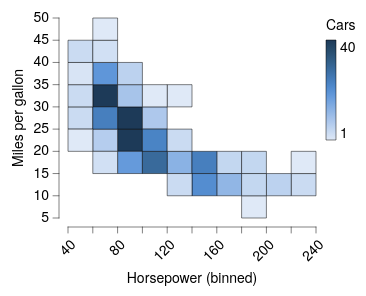

Vega-Lite specification for this chart:
### Vega-Lite specification from a JSON file in a GitHub repository (floating-point values rounded to 4 significant figures; data arrays with more than 128 entries replaced by an {"elided": "..."} marker saying what was removed)
{"background": null, "config": {"arc": {"fill": "#DBDBDB", "fillOpacity": 1.0, "innerRadius": 25.0, "padAngle": 0.03, "stroke": "black", "strokeOpacity": 1, "strokeWidth": 0.25}, "area": {"fill": "#DBDBDB", "fillOpacity": 1.0, "stroke": "black", "strokeOpacity": 1, "strokeWidth": 0.25}, "axis": {"domain": true, "domainCap": "round", "domainColor": "black", "domainWidth": 0.25, "grid": false, "gridCap": "round", "gridColor": "#F1F1F1", "gridDash": [0, 0], "gridOpacity": 1.0, "gridWidth": 0.25, "labelColor": "black", "labelFont": "Helvetica Neue", "labelFontSize": 7, "labelFontStyle": "normal", "labelFontWeight": 400, "offset": 4.5, "ticks": true, "tickCap": "round", "tickColor": "black", "tickRound": false, "tickSize": 3, "tickWidth": 0.25, "titleColor": "black", "titleFont": "Helvetica Neue", "titleFontSize": 7, "titleFontStyle": "normal", "titleFontWeight": 400}, "axisX": {"domain": true, "labelAlign": "right", "labelAngle": 315, "labels": true, "ticks": true, "translate": 0}, "axisY": {"domain": true, "labelAlign": "right", "labelAngle": 0, "labels": true, "ticks": true, "translate": 0}, "axisRight": {"domain": true, "labelAlign": "left", "labelAngle": 0, "labels": true, "ticks": true, "translate": 0}, "axisTop": {"domain": true, "labelAlign": "left", "labelAngle": 45, "labels": true, "ticks": true, "translate": 0}, "axisBand": {"tickOffset": 0}, "bar": {"fill": "#DBDBDB", "fillOpacity": 1.0, "stroke": "black", "strokeOpacity": 1, "strokeWidth": 0.25}, "boxplot": {"size": 9.0, "ticks": {"cornerRadius": 0.25, "fill": "black", "size": 4.5, "thickness": 0.25}, "box": {"fillOpacity": 1.0, "stroke": "black", "strokeOpacity": 1, "strokeWidth": 0.25}, "median": {"fill": "black", "fillOpacity": 1.0, "size": 9.0, "thickness": 0.25}, "rule": {"fill": "black", "fillOpacity": 1.0, "size": 10.0, "stroke": "black", "strokeDash": [0, 0], "strokeOpacity": 1, "strokeWidth": 0.25}, "outliers": {"color": "black", "fill": "black", "fillOpacity": 1.0, "size": 0, "stroke": "black", "strokeOpacity": 1, "strokeWidth": 0.25}}, "circle": {"fill": "black", "fillOpacity": 1.0, "size": 0.5, "stroke": null, "strokeOpacity": 1, "strokeWidth": 0.25}, "errorband": {"band": {"fillOpacity": 0.6, "stroke": null, "strokeWidth": 0.25, "strokeOpacity": 1}, "borders": {"opacity": 0, "strokeOpacity": 0.25, "strokeWidth": 1}}, "errorbar": {"opacity": 1, "rule": {"strokeDash": [0, 0], "strokeWidth": 0.25}, "ticks": {"color": "black", "cornerRadius": 0.125, "opacity": 1, "size": 6.0, "thickness": 0.25}, "thickness": 0.25}, "font": "Helvetica Neue", "geoshape": {"fill": "#DBDBDB", "fillOpacity": 1.0, "stroke": "black", "strokeOpacity": 1, "strokeWidth": 0.25}, "header": {"labelColor": "black", "labelFont": "Helvetica Neue", "labelFontSize": 7, "labelFontStyle": "normal", "labelFontWeight": 400, "titleColor": "black", "titleFont": "Helvetica Neue", "titleFontSize": 7, "titleFontStyle": "normal", "titleFontWeight": 400, "titlePadding": 0}, "legend": {"disable": false, "offset": 4.5, "titlePadding": 4, "labelOffset": 2, "gradientLabelOffset": 2, "gradientLength": 50.0, "gradientThickness": 5.0, "gradientOpacity": 1.0, "gradientStrokeColor": "black", "gradientStrokeWidth": 0.25, "labelColor": "black", "labelFont": "Helvetica Neue", "labelFontSize": 7, "labelFontStyle": "normal", "labelFontWeight": 400, "strokeColor": "black", "strokeWidth": 0, "symbolSize": 42, "symbolStrokeColor": "black", "symbolStrokeWidth": 0.25, "titleColor": "black", "titleFont": "Helvetica Neue", "titleFontSize": 7, "titleFontStyle": "normal", "titleFontWeight": 400}, "line": {"color": "black", "stroke": "black", "strokeCap": "round", "strokeDash": [0, 0], "strokeOpacity": 1, "strokeWidth": 0.375}, "point": {"filled": true, "fill": "#DBDBDB", "fillOpacity": 1.0, "size": 5.0, "stroke": "black", "strokeOpacity": 1, "strokeWidth": 0.25}, "range": {"category": ["#C6D9F1", "#F1C9CB", "#FEF0B9", "#CEE37A", "#7AA8E0", "#E589A3", "#FDDD5D", "#68B961", "#4177B1", "#C35082", "#E5C227", "#438156"], "diverging": {"scheme": ["#C35082", "#CE6D94", "#D989A7", "#E2A4BA", "#EABFCE", "#F1DBE2", "#F6F6F6", "#D7E0EB", "#B9CBE0", "#9BB6D5", "#7DA1C9", "#5F8CBD", "#4177B1"]}, "heatmap": {"scheme": ["#DFE9F7", "#C6D9F1", "#ADC8EC", "#94B8E6", "#7AA8E0", "#6097DA", "#4D87CA", "#4177B1", "#386898", "#2F597F", "#264A69", "#1D3A58"]}, "ordinal": {"scheme": ["#F1F1F1", "#DBDBDB", "#C6C6C6", "#B2B2B2", "#9D9D9D", "#898989", "#767676", "#636363", "#515151", "#404040", "#2F2F2F", "#1F1F1F"]}, "ramp": {"scheme": ["#DFE9F7", "#C6D9F1", "#ADC8EC", "#94B8E6", "#7AA8E0", "#6097DA", "#4D87CA", "#4177B1", "#386898", "#2F597F", "#264A69", "#1D3A58"]}}, "rule": {"color": "black", "stroke": "black", "strokeCap": "round", "strokeDash": [2, 2], "strokeOpacity": 1, "strokeWidth": 0.25}, "scale": {"bandPaddingInner": 0.1, "bandPaddingOuter": 0.1, "round": false}, "rect": {"fill": "#DBDBDB", "fillOpacity": 1.0, "stroke": "black", "strokeOpacity": 1, "strokeWidth": 0.25}, "square": {"fill": "#DBDBDB", "fillOpacity": 1.0, "size": 10.0, "stroke": "black", "strokeOpacity": 1, "strokeWidth": 0.25}, "text": {"color": "black", "font": "Helvetica Neue", "fontSize": 7, "fontStyle": "normal", "fontWeight": 400}, "title": {"anchor": "middle", "frame": "group", "color": "black", "font": "Helvetica Neue", "fontSize": 7, "fontStyle": "normal", "fontWeight": 400, "subtitleColor": "black", "subtitleFont": "Helvetica Neue", "subtitleFontSize": "Helvetica Neue", "subtitleFontStyle": "normal", "subtitleFontWeight": 400}, "view": {"continuousWidth": 124, "continuousHeight": 100, "discreteWidth": 124, "discreteHeight": 100, "fill": null, "stroke": null, "strokeWidth": 0.25}}, "data": {"name": "data-7285c4e2e195e5a75737a34913199f5f"}, "mark": {"type": "rect"}, "encoding": {"color": {"aggregate": "count", "legend": {"title": "Cars", "titleOrient": "top"}, "type": "quantitative"}, "x": {"bin": {"maxbins": 12}, "field": "Horsepower", "type": "quantitative"}, "y": {"bin": {"maxbins": 12}, "field": "Miles_per_Gallon", "title": "Miles per gallon", "type": "quantitative"}}, "$schema": "https://vega.github.io/schema/vega-lite/v6.4.1.json", "datasets": {"data-7285c4e2e195e5a75737a34913199f5f": {"elided": "392 records"}}}
